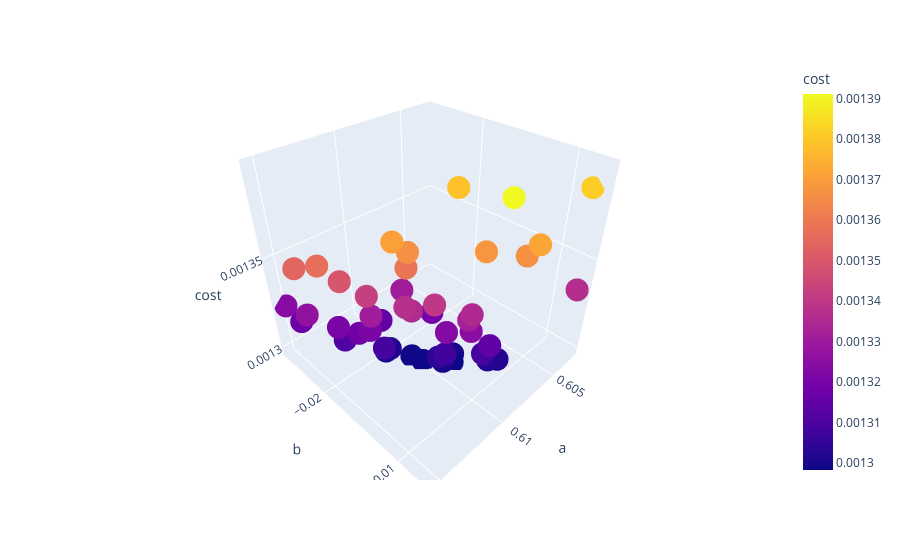

The code cell stored with this chart in its notebook:
### Code cell
df = pd.DataFrame(np.hstack((v,b.reshape(-1,1))),columns=['a','b','cost'])
fig = px.scatter_3d(df[df.cost<0.0014], x="a", y="b", z='cost',color='cost')
fig.show()
